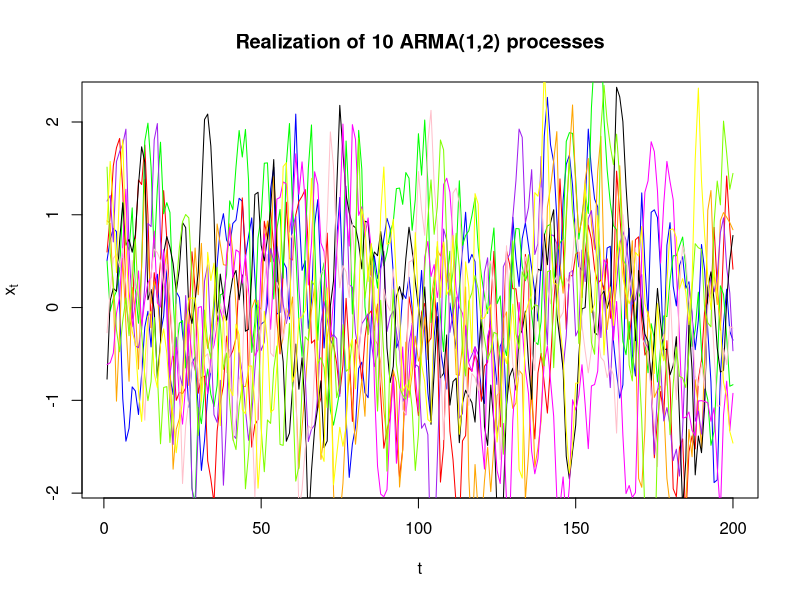
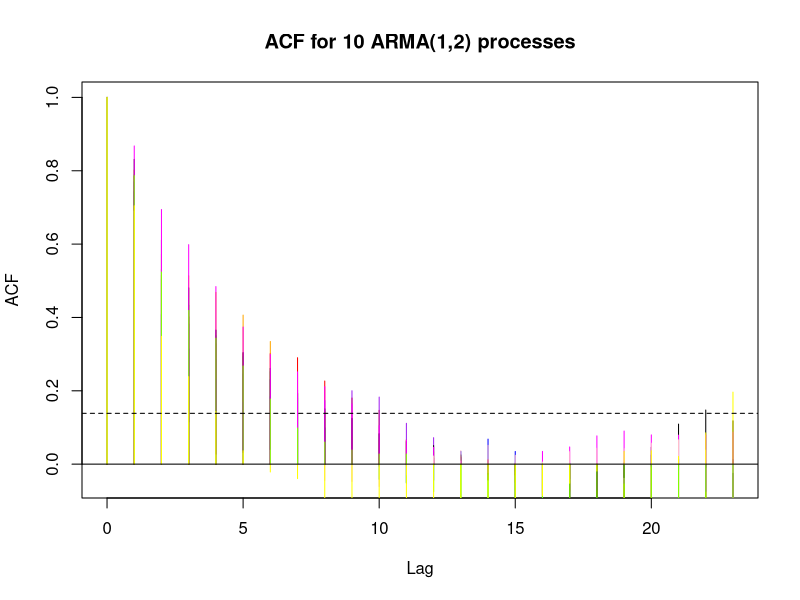
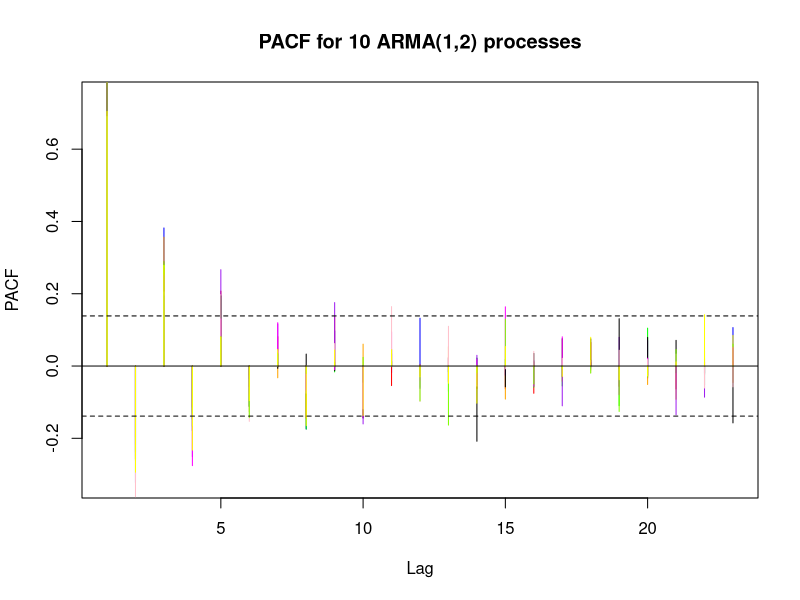

Generate these figures, in order, with R:
#simulering 
p <- 2 # AR order
q <- 3 # MA order

theta <- c(0.8) #skal måske være plus
phi <- c(0.8,-0.5)

cat("AR parameters:",round(theta,3))
cat("MA parameters:",round(phi,3))
n <- 200
colours = list("blue","red","green","orange","purple","black","magenta","pink","chartreuse","yellow")
set.seed(1213)
y = matrix(0,10,200)
# plotting realizations
for (i in 1:10) {
    # set.seed(i)
    ts <- arima.sim(list(ar=theta,ma=phi), n, sd=0.4)
    y[i,] <- ts[1:200]
    t = c(1:200)
    if (i == 1) {
    plot(t,y[i,],type="l",col=toString(colours[i]),xlab="t",ylab=expression(x[t]),main ="Realization of 10 ARMA(1,2) processes")
    }
    else {
    lines(t,y[i,],type="l",col=toString(colours[i]))  
    }
}

#plotting acf and pacf
for (i in 1:10) {
    ACF <- acf(y[i,],main="ACF",plot = FALSE) 
    if (i == 1) {
    plot(ACF$lag,ACF$acf,type="h",col=toString(colours[i]),xlab="Lag",ylab="ACF",main="ACF for 10 ARMA(1,2) processes")
    #lines(ACF$acf, ci.type="white",col=toString(colours[i]))
    }
    else {
    lines(ACF$lag,ACF$acf,type="h",col=toString(colours[i]))  
    # lines(ACF, ci.type="white",col=toString(colours[i]))
    }

}

#confidence intervals (assuming white noise):
ci = 0.95
abline(h=qnorm((1 + ci)/2)/sqrt(n),lty=2)
abline(h=-qnorm((1 + ci)/2)/sqrt(n),lty=2)
abline(h = 0)

#theoritical ACF
fun_acf <- function(k) {
    if (k == 1) {
        return(1)
    }
}


for (i in 1:10) {
    PACF <- pacf(y[i,],main="ACF",plot = FALSE) 
    if (i == 1) {
    plot(PACF$lag,PACF$acf,type="h",col=toString(colours[i]),xlab="Lag",ylab="PACF",main="PACF for 10 ARMA(1,2) processes")
    }
    else {
    lines(PACF$lag,PACF$acf,type="h",col=toString(colours[i]))  
    }

}
abline(h=qnorm((1 + ci)/2)/sqrt(n),lty=2)
abline(h=-qnorm((1 + ci)/2)/sqrt(n),lty=2)
abline(h = 0)

#Variance of each realization
vars = rep(0,10)
for (i in 1:10) {
    vars[i] <- var(y[i,])
}
